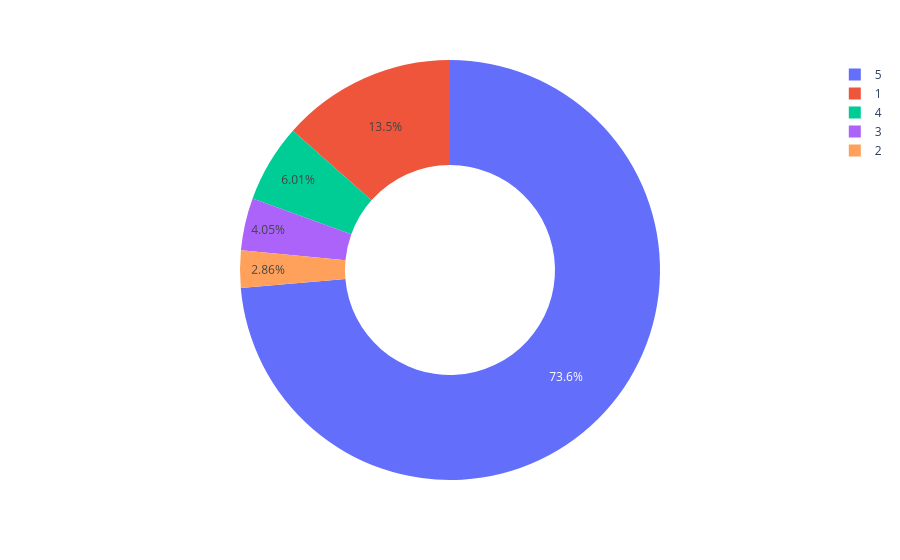

This figure's notebook cell:
### Code cell
#Using Plotly
import plotly.express as px

ratings = data["score"].value_counts()
numbers = ratings.index
quantity = ratings.values
figure = px.pie(data,values=quantity,names=numbers,hole = 0.5)
figure.show()

### Figure 1 — Plotly figure (JSON) as saved in the notebook; plotly's stock layout.template omitted (floating-point values rounded to 4 significant figures)
{"data": [{"domain": {"x": [0, 1], "y": [0, 1]}, "hole": 0.5, "hovertemplate": "label=%{label}<br>value=%{value}<extra></extra>", "labels": [5, 1, 4, 3, 2], "legendgroup": "", "name": "", "showlegend": true, "type": "pie", "values": [338884, 61926, 27664, 18618, 13179]}], "layout": {"legend": {"tracegroupgap": 0}, "margin": {"t": 60}}}
